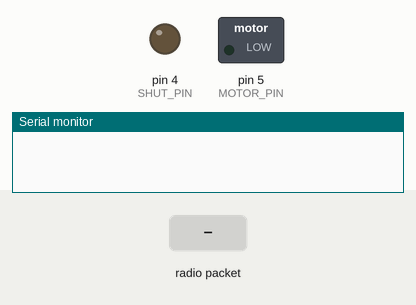
Bench run of a sketch on a simulated Arduino Uno, built with avr-gcc and run on an emulated ATmega328P. Shown: switched loads named in the sketch (green lamp = pin HIGH), output pins drawn as LEDs (lit = HIGH), the last lines printed to the serial monitor. The inputs (shaded band) are chosen by the test bench. No radio packets arrive unless stated.

Above: at 1.2 s.
1.3 s: radio packet "swimmer" arrives
At 1.7 s:
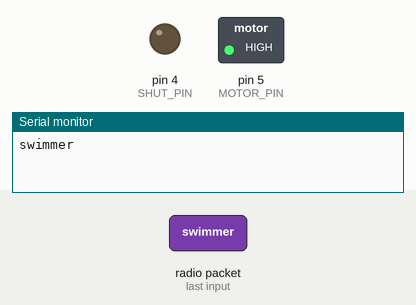
3.3 s: radio packet "1" arrives
Timing chart, 0 to 6.3 s (numbered marks = the images above; inputs shaded):
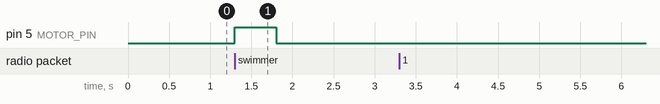

The sketch:

receiver_program.ino
```cpp
#include <RH_ASK.h>
#include <SPI.h>

#define TRANSMIT_PIN 8 //Incorrect! but needed because the motor is also on pin 5
#define RECEIVE_PIN 2
#define SHUT_PIN 4
#define MOTOR_PIN 5

RH_ASK driver(2000, RECEIVE_PIN, TRANSMIT_PIN);

int intensity = 255;

void setup() {
  // put your setup code here, to run once:
  pinMode(SHUT_PIN, OUTPUT);
  digitalWrite(SHUT_PIN, LOW);

  Serial.begin(9600);

  if (!driver.init())
    Serial.println("rf driver init failed");
}

void loop() {
  // put your main code here, to run repeatedly:
  uint8_t buf[RH_ASK_MAX_MESSAGE_LEN] = {0};
  uint8_t buflen = sizeof(buf);

  if (driver.recv(buf, &buflen)) // if message received, save it
  {
    Serial.println((char*)buf); // print received message
    if(strcmp(buf, "swimmer") == 0) {
      vibrateMotor();
    }
  }
}

void vibrateMotor() {
  analogWrite(MOTOR_PIN, intensity);
  delay(500);
  analogWrite(MOTOR_PIN, 0);
}
```

Measured:
- after the input at 1.3 s, pin 5 (MOTOR_PIN): LOW → HIGH at once, → LOW 0.50 s later
